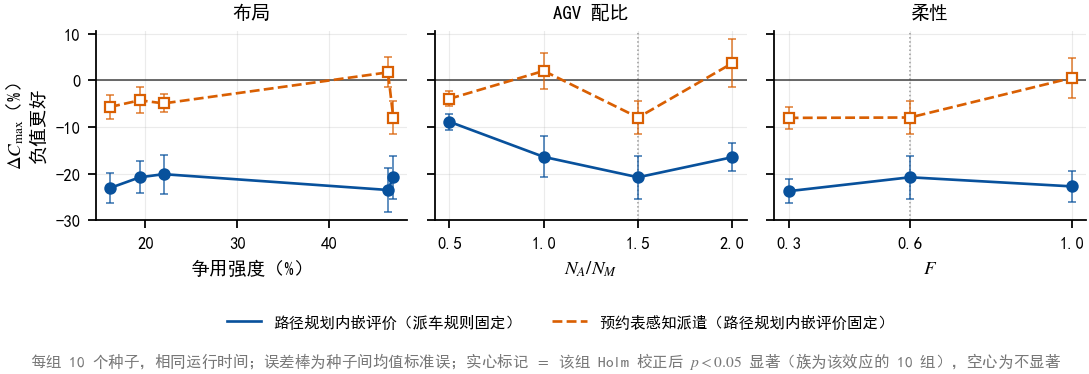

This chart was generated by the following Python code:
# -*- coding: utf-8 -*-
"""三族主效应中文版。数据与 fig_prediction3.py 相同，输出 fig_prediction3_CN。"""
from __future__ import annotations

import os
import sys

sys.path.insert(0, os.path.dirname(os.path.abspath(__file__)))
sys.path.insert(0, os.path.abspath(os.path.join(
    os.path.dirname(os.path.abspath(__file__)), "..", "..", "..", "clbs_new")))

from _style import (FS_ANNOT, FS_FOOT, FS_LEG, by,  # noqa: E402
                    load_output, mark_draft, plt, save, use_cjk)
import fig_prediction3 as src  # noqa: E402

use_cjk()

EFFECTS = [
    ("B0", "B1", "路径规划内嵌评价（派车规则固定）", "#08519c", "o", "-"),
    ("B1", "B2", "预约表感知派遣（路径规划内嵌评价固定）", "#d95f02", "s", "--"),
]
PANELS = [
    ("A", "布局", "争用强度（%）"),
    ("B", "AGV 配比", "$N_A/N_M$"),
    ("C", "柔性", "$F$"),
]


def main() -> None:
    rows = load_output("baseline_ladder.csv", src.HINT)
    seeds = sorted({r["seed"] for r in rows})
    cells = by(rows, "case")
    if len(seeds) < 10:
        mark_draft("%d seeds, protocol wants 10" % len(seeds))
    if len(cells) < 10:
        mark_draft("%d of 10 instance cells" % len(cells))

    fig, axes = plt.subplots(1, 3, figsize=(7.0, 2.45), sharey=True)
    for ax, (fam, fam_name, xlabel) in zip(axes, PANELS):
        names = src.members(cells, fam)
        if not names:
            ax.text(0.5, 0.5, "族 %s 缺失" % fam, transform=ax.transAxes,
                    ha="center", va="center", fontsize=FS_ANNOT,
                    color="#999999")
            ax.set_xlabel(xlabel)
            continue
        cont = {c: cells[(c,)][0]["contention"] for c in names}
        names.sort(key=lambda c: src.level(c, fam, cont[c]))
        xs = [src.level(c, fam, cont[c]) for c in names]

        for ka, kb, label, colour, marker, ls in EFFECTS:
            adj = src.adjusted(cells, ka, kb)
            eff = [src.cell_effect(cells[(c,)], ka, kb) for c in names]
            ys = [e[0] for e in eff]
            es = [e[1] for e in eff]
            ax.plot(xs, ys, ls, color=colour, linewidth=1.2,
                    label=label if fam == "A" else None, zorder=3,
                    clip_on=False)
            ax.errorbar(xs, ys, yerr=es, fmt="none", ecolor=colour,
                        elinewidth=0.8, capsize=1.8, capthick=0.8,
                        alpha=0.7, zorder=3, clip_on=False)
            for x, y, c in zip(xs, ys, names):
                ax.plot([x], [y], marker, color=colour, markersize=4.6,
                        markerfacecolor=colour if adj[c] < src.ALPHA else "white",
                        markeredgecolor=colour, markeredgewidth=1.0,
                        zorder=4, clip_on=False)

        if fam != "A" and src.BASE_CELL in names:
            ax.axvline(src.BASE_LEVEL[fam], color="#999999", linewidth=0.7,
                       linestyle=":", zorder=1)

        ax.axhline(0, color="#444444", linewidth=0.7, zorder=2)
        ax.set_xlabel(xlabel)
        ax.set_title(fam_name, fontsize=8.5)
        if fam != "A":
            ax.set_xticks(xs)

    axes[0].set_ylabel("$\\Delta C_{\\max}$（%）\n负值更好")
    # 图例放整图底部(三面板共用);只画在 A 面板时读者看 B/C 会对不上线型
    handles, labels = axes[0].get_legend_handles_labels()
    fig.tight_layout(rect=(0.0, 0.20, 1.0, 1.0))
    fig.legend(handles, labels, loc="lower center", ncol=2, fontsize=FS_LEG,
               handlelength=2.2, frameon=False, bbox_to_anchor=(0.5, 0.08))
    fig.text(0.5, 0.012,
             "每组 %d 个种子，相同运行时间；误差棒为种子间均值标准误；"
             "实心标记 $=$ 该组 Holm 校正后 $p<%.2f$ 显著（族为该效应的 %d 组），空心为不显著"
             % (len(seeds), src.ALPHA, len(cells)),
             ha="center", va="bottom", fontsize=FS_FOOT, color="#777777")
    save(fig, "fig_prediction3_CN")


if __name__ == "__main__":
    main()
